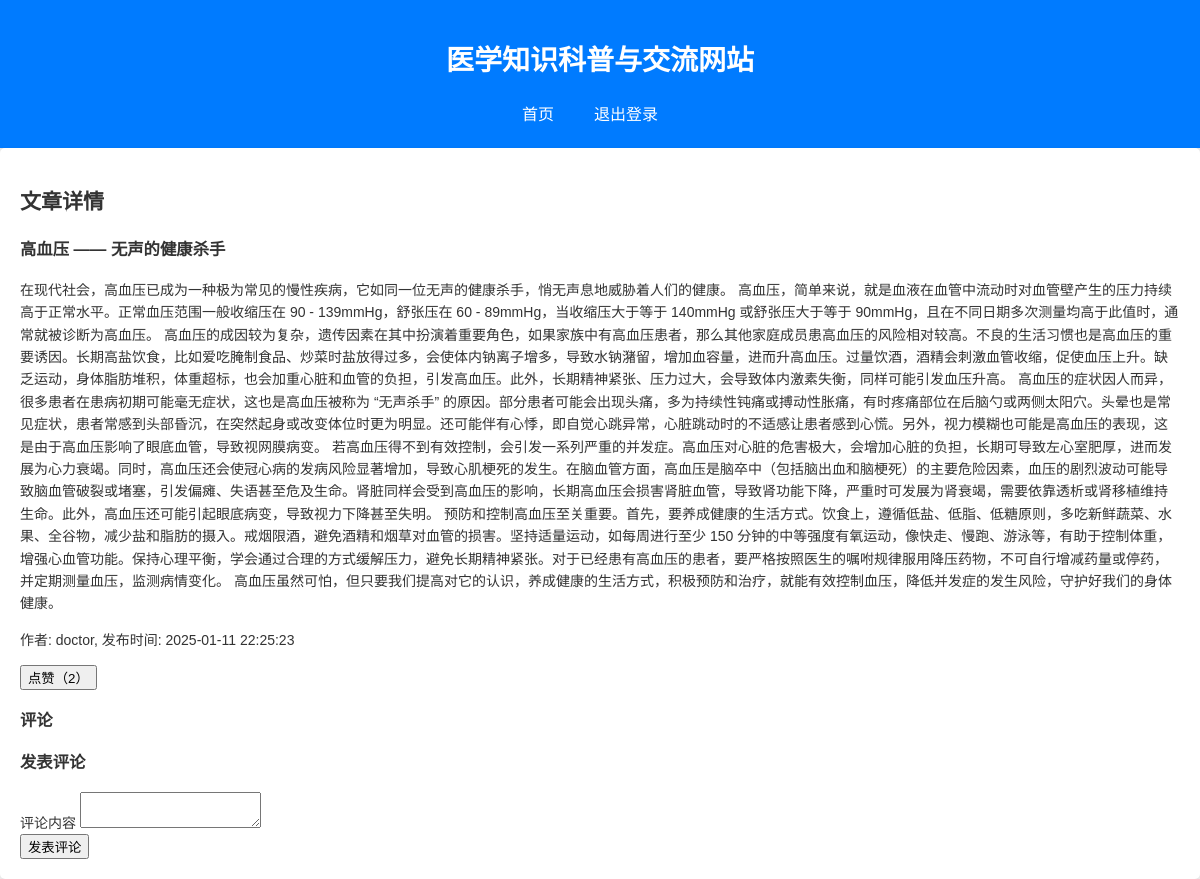
Page /article/2 (signed in) on the committed database.
### models.py (models this page shows)
class Article(db.Model):
    __tablename__ = "articles"
    id = db.Column(db.Integer, primary_key=True)
    title = db.Column(db.String(100), nullable=False)
    content = db.Column(db.Text, nullable=False)
    publish_time = db.Column(db.DateTime)
    author_id = db.Column(db.Integer, db.ForeignKey("users.id"))
    category_id = db.Column(db.Integer, db.ForeignKey("categories.id"))
    views = db.Column(db.Integer, default=0)
    likes = db.Column(db.Integer, default=0)
    comments = db.Column(db.Integer, default=0)

class User(db.Model, UserMixin):
    __tablename__ = "users"
    id = db.Column(db.Integer, primary_key=True)
    is_active = db.Column(db.Boolean, default=True)
    username = db.Column(db.String(50), unique=True, nullable=False)
    password = db.Column(db.String(255), nullable=False)
    email = db.Column(db.String(100), nullable=False)
    name = db.Column(db.String(50))
    age = db.Column(db.Integer)
    gender = db.Column(db.Enum("男", "女", "其他"))
    role = db.Column(db.Enum(UserRole), nullable=False)
    register_time = db.Column(db.DateTime)
    last_login_time = db.Column(db.DateTime)

### app.py (the view, shortened to what this page needs)
@app.route("/article/<int:article_id>", methods=["GET", "POST"])
def article_detail(article_id):
    article = Article.query.get(article_id)
    comments = Comment.query.filter_by(article_id=article_id).all()
    form = CommentForm()
    return render_template(
        "article_detail.html",
        article=article,
        comments=comments,
        form=form,
        User=User,
        UserRole=UserRole,
    )

### forms.py
class CommentForm(FlaskForm):
    comment_content = TextAreaField("评论内容", validators=[DataRequired()])
    article_id = HiddenField("文章 ID")
    parent_comment_id = HiddenField("父评论 ID")
    submit = SubmitField("发表评论")

### app.py (called while the page is built)
@login_manager.user_loader
def load_user(user_id):
    return User.query.get(int(user_id))

### templates/article_detail.html (shortened to what this page needs)
<!DOCTYPE html>
<html lang="en">
<head>
    <link rel="stylesheet" href="{{ url_for('static', filename='css/style.css') }}">
</head>
<body>
    <header>
        <h1>医学知识科普与交流网站</h1>
        <nav>
            <ul>
                <li><a href="{{ url_for('index') }}">首页</a></li>
                <li><a href="{{ url_for('logout') }}">退出登录</a></li>
            </ul>
        </nav>
    </header>
    <main>
        <div class="content">
            <h2>文章详情</h2>
            <article>
                <h3>{{ article.title }}</h3>
                <p>{{ article.content }}</p>
                <p>作者: {{ User.query.get(article.author_id).username }}, 发布时间: {{ article.publish_time }}</p>
                <div class="like-section">
                    <button onclick="likeArticle('{{ article.id }}')">点赞（{{ article.likes }}）</button>
                </div>
            </article>
            <h3>评论</h3>
            <h3>发表评论</h3>
            <form method="post">
                <div class="form-group">
                    {{ form.comment_content.label }}
                    {{ form.comment_content }}
                </div>
                <div class="form-group">
                    {{ form.submit }}
                </div>
            </form>
        </div>
    </main>
</body>
</html>

### static/css/style.css (style rules this page uses)
body { font-family: Arial, sans-serif; margin: 0; padding: 0; background-color: #f4f4f4; font-size: 14px; line-height: 1.6; color: #333; }
header { background-color: #007bff; color: #fff; padding: 20px; text-align: center; box-shadow: 0 2px 5px rgba(0, 0, 0, 0.1); }
nav ul { list-style-type: none; margin: 0; padding: 0; display: flex; justify-content: center; align-items: center; }
nav ul li { margin-right: 20px; }
nav ul li a { color: #fff; text-decoration: none; font-size: 16px; padding: 5px 10px; transition: all 0.3s ease; }
.content { flex: 1 1 auto; background-color: #fff; padding: 20px; border-radius: 5px; box-shadow: 0 2px 5px rgba(0, 0, 0, 0.1); }

### rows in the picture
Article: title "高血压 —— 无声的健康杀手", content "在现代社会，高血压已成为一种极为常见的慢性疾病，它如同一位无声的健康杀手，悄无声息地威胁着人们的健康。 高血压，简单来说，就是血液在血管中流动时对血管壁产生的压力持续高于正常水平。正常血压范围一般收缩压在 90 - 139mmHg，舒张压在 60 - 89mmHg，当收缩压大于等于 140mmHg 或舒张压大于等于 90mmHg，且在不同日期多次测量均高于此值时，通常就被诊断为高血压。 高血压的成因较为复杂，遗传因素在其中扮演着重要角色，如果家族中有高血压患者，那么其他家庭成员患高血压的风险相对较高。不良的生活习惯也是高血压的重要诱因。长期高盐饮食，比如爱吃腌制食品、炒菜时盐放得过多，会使体内钠离子增多，导致水钠潴留，增加血容量，进而升高血压。过量饮酒，酒精会刺激血管收缩，促使血压上升。缺乏运动，身体脂肪堆积，体重超标，也会加重心脏和血管的负担，引发高血压。此外，长期精神紧张、压力过大，会导致体内激素失衡，同样可能引发血压升高。 高血压的症状因人而异，很多患者在患病初期可能毫无症状，这也是高血压被称为 “无声杀手” 的原因。部分患者可能会出现头痛，多为持续性钝痛或搏动性胀痛，有时疼痛部位在后脑勺或两侧太阳穴。头晕也是常见症状，患者常感到头部昏沉，在突然起身或改变体位时更为明显。还可能伴有心悸，即自觉心跳异常，心脏跳动时的不适感让患者感到心慌。另外，视力模糊也可能是高血压的表现，这是由于高血压影响了眼底血管，导致视网膜病变。…", publish_time "2025-01-11 22:25:23", likes "2"
User: query.get "doctor"
